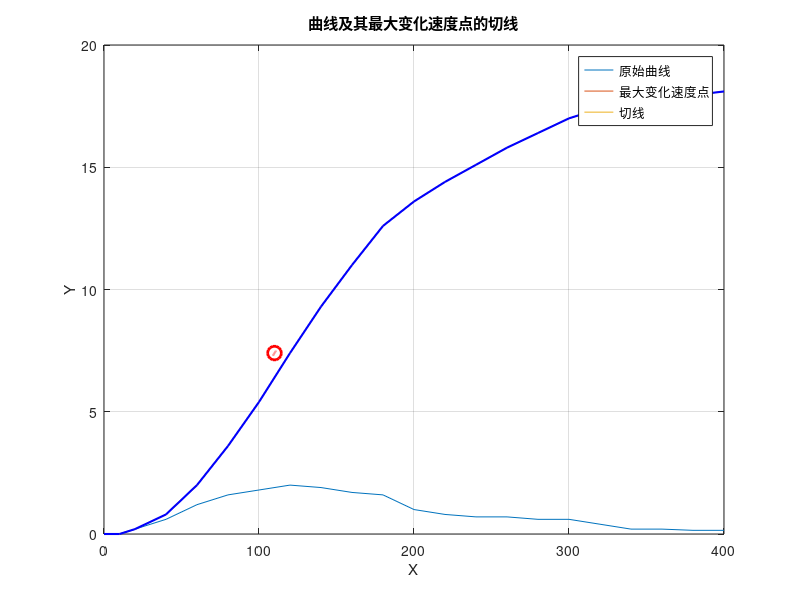
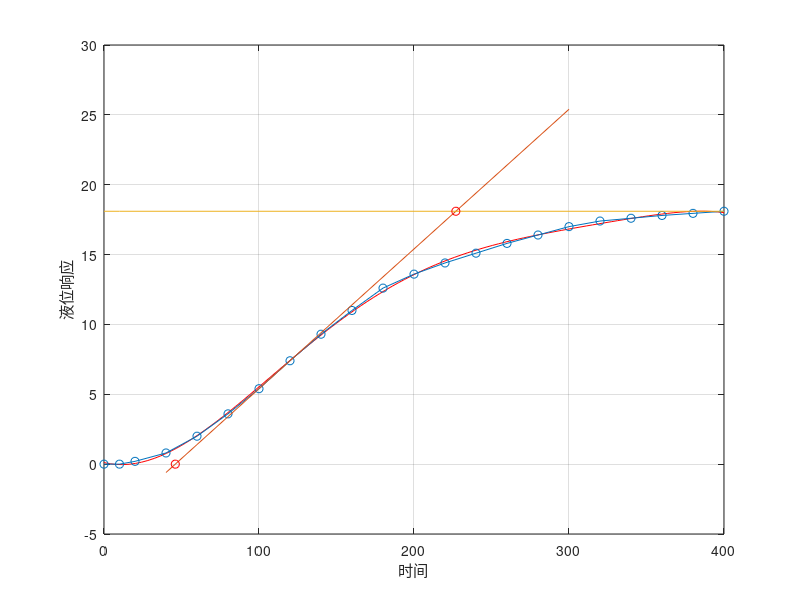

Recreate these plots in MATLAB, in order. (Note: this script raises an error after producing the figures.)
%第一题
t = [0 10 20 40 60 80 100 120 140 160 180 200 220 240 260 280 300 320 340 360 380 400]; % 时间向量
y = [0 0 0.2 0.6 1.2 1.6 1.8 2.0  1.9 1.7 1.6 1 0.8 0.7 0.7 0.6 0.6 0.4 0.2 0.2 0.15 0.15]; % 系统阶跃响应向量
figure;  
plot(t, y); % 原始数据点  
hold on;  
%  将矩形脉冲响应转换为阶跃响应
%  Δt=20s   幅值Δx=0.2  y1(t)=y(t)+y1(t-20);
%因此可以算出每个时刻的y1值，即阶跃响应值
y1 = [0 0 0.2 0.8 2 3.6 5.4 7.4 9.3 11.0 12.6 13.6 14.4 15.1 15.8 16.4 17.0 17.4 17.6 17.8 17.95 18.1]
t = [0 10 20 40 60 80 100 120 140 160 180 200 220 240 260 280 300 320 340 360 380 400];
plot(t, y1); % 原始数据点  
hold on;  
legend('矩形脉冲响应曲线', '阶跃响应曲线');  
%plot(t_fit, y_fit, 'r-'); %  
xlabel('时间');  
ylabel('液位响应');  
grid on;  
hold on;
%% 
%第二题
%作图法
y1 = [0 0 0.2 0.8 2 3.6 5.4 7.4 9.3 11.0 12.6 13.6 14.4 15.1 15.8 16.4 17.0 17.4 17.6 17.8 17.95 18.1]
t = [0 10 20 40 60 80 100 120 140 160 180 200 220 240 260 280 300 320 340 360 380 400];
plot(t, y1); % 原始数据点  
hold on;  
legend('矩形脉冲响应曲线', '阶跃响应曲线');  
%plot(t_fit, y_fit, 'r-'); %  
xlabel('时间');  
ylabel('液位响应');  
grid on;  
hold on;

%用作图法 
% 用中心差分法 一阶导数
% 假设x和y包含了曲线的坐标
x = [0 10 20 40 60 80 100 120 140 160 180 200 220 240 260 280 300 320 340 360 380 400]; % 
y = [0 0 0.2 0.8 2 3.6 5.4 7.4 9.3 11.0 12.6 13.6 14.4 15.1 15.8 16.4 17.0 17.4 17.6 17.8 17.95 18.1]; 

% 计算变化速度（近似导数）
dy = diff(y)./diff(x);
dx = (x(1:end-1) + x(2:end)) / 2; % 计算差分的中点，用于绘图

% 找到最大变化速度的点
[max_dy, idx] = max(abs(dy)); % 找到绝对值最大的变化速度

% 计算切线
% 切线斜率为max_dy，经过点(dx(idx), y(idx+1))
% 切线方程为：y = m(x - x1) + y1
% 其中，m为切线斜率，(x1, y1)是切点
m = dy(idx);
x1 = dx(idx);
y1 = y(idx+1);
% 定义切线的x范围（可根据需要调整）
x_tangent = x1 + linspace(-1, 1, 100);
% 切线的y坐标
y_tangent = m * (x_tangent - x1) + y1;

% 绘制原始曲线
plot(x, y, 'b-', 'LineWidth', 1.5);
hold on;
% 绘制变化速度最大点
plot(x1, y1, 'ro', 'MarkerSize', 10, 'LineWidth', 2);
% 绘制切线
plot(x_tangent, y_tangent, 'r--', 'LineWidth', 1.5);
hold off;
legend('原始曲线', '最大变化速度点', '切线');
xlabel('X');
ylabel('Y');
title('曲线及其最大变化速度点的切线');
grid on;

%----------------------先求出拐点，然后进行各种边界线的划分
%实际曲线
t = [0 10 20 40 60 80 100 120 140 160 180 200 220 240 260 280 300 320 340 360 380 400]; % 时间向量
y = [0 0 0.2 0.8 2 3.6 5.4 7.4 9.3 11.0 12.6 13.6 14.4 15.1 15.8 16.4 17.0 17.4 17.6 17.8 17.95 18.1]; % 系统阶跃响应向量

% 用最小二乘法拟合实际曲线
n = 6; % 多项式的阶数  
p = polyfit(t, y, n);  
% 创建一个新的时间向量用于绘制拟合曲线  
t_fit = linspace(min(t), max(t), 100);  
% 使用 polyval 计算拟合值  
y_fit = polyval(p, t_fit);  
% 绘制原始数据和拟合曲线  
figure;  
plot(t_fit,y_fit,'r-'); % 最小二乘法拟合曲线  
%legend('实际曲线', '拟合曲线');  
%plot(t_fit, y_fit, 'r-'); %  
xlabel('时间');  
ylabel('液位响应');  
grid on;  
hold on;
plot(t, y,'o-')
%拐点 （120，7.4）， 与（100，5.4） 两点连线为切线
%斜率slope
slope=(7.4-5.4)/(120-100)  %0.1
x2 = [40 60 80 100 120 140 300] 
y2=slope*(x2-120)+7.4
y2 = [slope*(40-120)+7.4 slope*(60-120)+7.4 slope*(80-120)+7.4 5.4 7.4 slope*(140-120)+7.4 slope*(300-120)+7.4]
plot(x2, y2); % 
hold on
z = 18.1 * ones(size(t)); % 创建一个与x相同大小，但所有值都是18.1的z数组
plot(t,z)
hold on
intersection_x=[(18.1-7.4)/0.1+120]  %;x=(y-7.4)/slope +120
intersection_y=[18.1]
plot(intersection_x,intersection_y,'ro')
intersection_x0=[(0-7.4)/0.1+120]  %;x=(y-7.4)/slope +120
intersection_y0=[0]
plot(intersection_x0,intersection_y0,'ro')

%因此可以求得K=输出稳态幅值/输入幅值  K=18.1/(0.2)= 90.5

%由图也可以求出延迟时间τ=46s,T=181
T=227-46  %T=181
%即通过作图法可以确定一阶惯性加滞后环节的参数 
% τ=40s T=181s K=90.5
% 定义传递函数的分子和分母多项式系数  
num = [90.5];  
den = [181 1];  
g=tf(num,den,'ioDelay',40)
step(g*0.2)
hold on

%% 
% 第二题
% K=输出稳态幅值/输入幅值  K=18.1/(0.2)= 90
% 求T和τ的计算法 
%首先要化成无量纲形式  即归一化
t = [0 10 20 40 60 80 100 120 140 160 180 200 220 240 260 280 300 320 340 360 380 400]; % 时间向量
y = [0 0 0.2 0.8 2 3.6 5.4 7.4 9.3 11.0 12.6 13.6 14.4 15.1 15.8 16.4 17.0 17.4 17.6 17.8 17.95 18.1]; % 系统阶跃响应向量
h=y/18.1;
%取两点 令y*(t1)=0.39 ,y*(t2)=0.63
%因此可以得出y(t1)=0.39*18.1=7.059       y(t2)=0.63*18.1=11.403
plot(t,h)
hold on

%然后在图中找出这两个点
t1 = [0 10 20 40 60 80 100 120 140 160 180 200 220 240 260 280 300 320 340 360 380 400]; % 时间向量
y2 = [0 0 0.2 0.8 2 3.6 5.4 7.4 9.3 11.0 12.6 13.6 14.4 15.1 15.8 16.4 17.0 17.4 17.6 17.8 17.95 18.1]; % 系统阶跃响应向量
plot(t1,y2)
hold on
z = 7.059 * ones(size(t)); % 创建一个与x相同大小，但所有值都是7.059的z数组
plot(t,z)
hold on
z1 = 11.403 * ones(size(t)); % 创建一个与x相同大小，但所有值都是11.403的z数组
plot(t,z1)
hold on
% 从图中可以看出这两个点对应的t1=118 t2=164  有些偏差···
t1=118;
t2=164;
%然后将其代入计算法的公式 求出T和延迟时间
T=2*(t2-t1)  %92
t_delay=2*t1-t2 %72
%可以得出 T=92  τ=72
%为什么两个方法算出来的T和τ不一样？？
%可以求出传递函数

% 定义传递函数的分子和分母多项式系数  
%计算法
num = [90.5];  
den = [92 1];  
g=tf(num,den,'ioDelay',72)
step(g*0.2)
hold on
%% 
%第三题
% 模型检验
%实际曲线
t = [0 10 20 40 60 80 100 120 140 160 180 200 220 240 260 280 300 320 340 360 380 400]; % 时间向量
y = [0 0 0.2 0.6 1.2 1.6 1.8 2.0  1.9 1.7 1.6 1 0.8 0.7 0.7 0.6 0.6 0.4 0.2 0.2 0.15 0.15]; % 系统阶跃响应向量
figure;  
plot(t, y); % 原始数据点  
hold on;  
%  将矩形脉冲响应转换为阶跃响应
%  Δt=20s   幅值Δx=0.2  y1(t)=y(t)+y1(t-20);
%因此可以算出每个时刻的y1值，即阶跃响应值
y1 = [0 0 0.2 0.8 2 3.6 5.4 7.4 9.3 11.0 12.6 13.6 14.4 15.1 15.8 16.4 17.0 17.4 17.6 17.8 17.95 18.1]
t = [0 10 20 40 60 80 100 120 140 160 180 200 220 240 260 280 300 320 340 360 380 400];
plot(t, y1,'r-'); % 原始数据点  
hold on;  
%plot(t_fit, y_fit, 'r-'); %  
xlabel('时间');  
ylabel('液位响应');  
grid on;  
hold on;

%计算法
num = [90.5];  
den = [92 1];  
g=tf(num,den,'ioDelay',72)
step(g*0.2)
hold on

%作图法
num = [90.5];  
den = [181 1];  
g=tf(num,den,'ioDelay',40)
step(g*0.2)
hold on
xlim([0 400]);
legend('矩形脉冲响应曲线', '实际曲线','计算法','作图法');  

%分析结果：计算法与实际曲线基本吻合，误差小; 作图法误差比较大